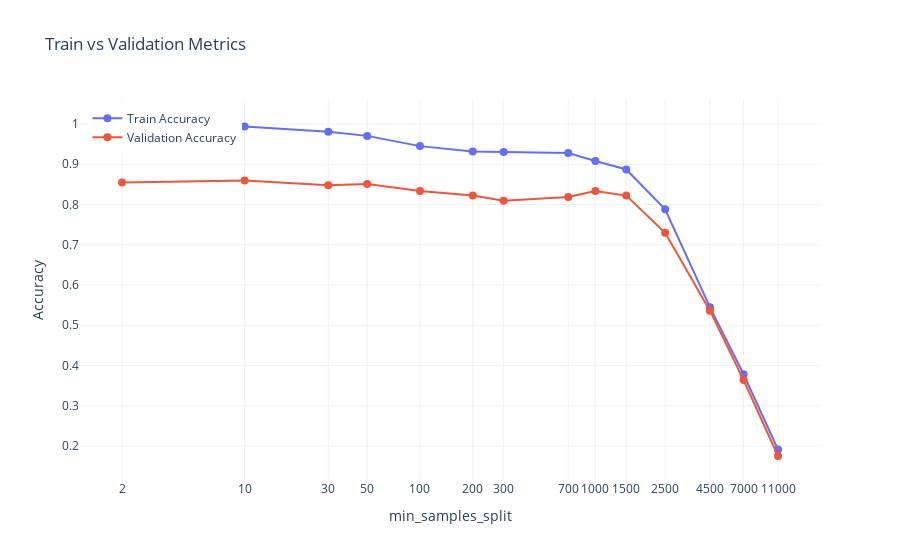

The cell this chart's notebook holds for it:
### Markdown cell above
#### Decision Tree
###### We will follow following steps: 
###### 1. Identify Minimum split of samples 
###### 2. Identify Max Depth of Tree 
###### Our metric will be 'Accuracy'

### Code cell
min_samples_split_list =  [2, 10, 30, 50, 100, 200, 300, 700, 1000, 1500, 2500, 4500, 7000, 11000] 
accuracy_list_train = []
accuracy_list_val = []
for min_samples_split in min_samples_split_list:
    model = DecisionTreeClassifier(min_samples_split = min_samples_split,
                                   random_state = 42).fit(train_X,train_y) 
    predictions_train = model.predict(train_X) 
    predictions_val = model.predict(cv_X) 
    accuracy_train = accuracy_score(predictions_train,train_y)
    accuracy_val = accuracy_score(predictions_val,cv_y)
    accuracy_list_train.append(accuracy_train)
    accuracy_list_val.append(accuracy_val)

fig = go.Figure()

fig.add_trace(go.Scatter(
    x=min_samples_split_list,
    y=accuracy_list_train,
    mode='lines+markers',
    name='Train Accuracy',
    marker=dict(size=8, symbol='circle')
))

fig.add_trace(go.Scatter(
    x=min_samples_split_list,
    y=accuracy_list_val,
    mode='lines+markers',
    name='Validation Accuracy',
    marker=dict(size=8, symbol='circle')
))

fig.update_layout(
    title='Train vs Validation Metrics',
    xaxis_title='min_samples_split',
    yaxis_title='Accuracy',
    xaxis=dict(
        type='log',  
        tickmode='array',
        tickvals=min_samples_split_list,
        ticktext=[str(val) for val in min_samples_split_list] 
    ),
    legend=dict(x=0.01, y=0.99, traceorder='normal'),
    template='plotly_white'
)

# Display the plot
pio.show(fig)

### Figure 1 — Plotly figure (JSON) as saved in the notebook; plotly's stock layout.template omitted (floating-point values rounded to 4 significant figures)
{"data": [{"marker": {"size": 8, "symbol": "circle"}, "mode": "lines+markers", "name": "Train Accuracy", "type": "scatter", "x": [2, 10, 30, 50, 100, 200, 300, 700, 1000, 1500, 2500, 4500, 7000, 11000], "y": [1, 0.994, 0.9805, 0.9705, 0.945, 0.9317, 0.9302, 0.928, 0.9082, 0.887, 0.7879, 0.545, 0.3783, 0.1914]}, {"marker": {"size": 8, "symbol": "circle"}, "mode": "lines+markers", "name": "Validation Accuracy", "type": "scatter", "x": [2, 10, 30, 50, 100, 200, 300, 700, 1000, 1500, 2500, 4500, 7000, 11000], "y": [0.8547, 0.8595, 0.8479, 0.8506, 0.8337, 0.8221, 0.8092, 0.8187, 0.8337, 0.8221, 0.7298, 0.5363, 0.3639, 0.1752]}], "layout": {"legend": {"traceorder": "normal", "x": 0.01, "y": 0.99}, "title": {"text": "Train vs Validation Metrics"}, "xaxis": {"tickmode": "array", "ticktext": ["2", "10", "30", "50", "100", "200", "300", "700", "1000", "1500", "2500", "4500", "7000", "11000"], "tickvals": [2, 10, 30, 50, 100, 200, 300, 700, 1000, 1500, 2500, 4500, 7000, 11000], "title": {"text": "min_samples_split"}, "type": "log"}, "yaxis": {"title": {"text": "Accuracy"}}}}
